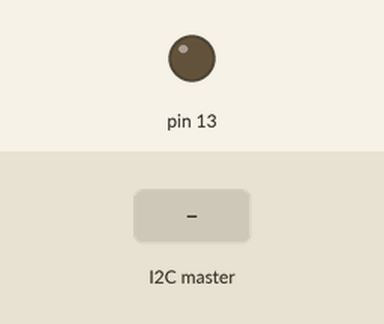
A sketch run on a simulated Arduino Uno, built with avr-gcc and run on an emulated ATmega328P. On the bench: output pins drawn as LEDs (lit = HIGH). The test bench sets the inputs (shaded band).

Above: at 1.2 s.
1.3 s: the I2C master sends the byte 1
At 2.5 s:
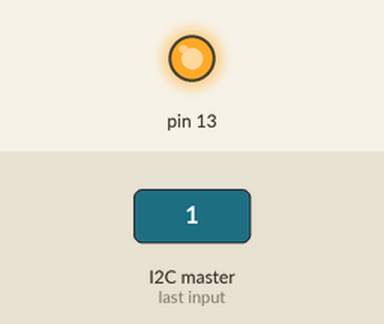
2.8 s: the I2C master sends the byte 0
At 3.9 s:
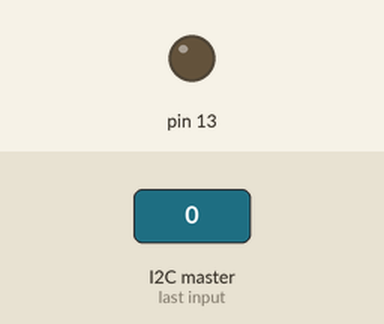
4.3 s: the I2C master sends the byte 2
At 5.0 s:
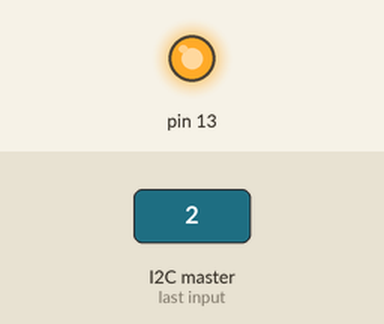
Timing chart, 0 to 7.3 s (numbered marks = the images above; inputs shaded):
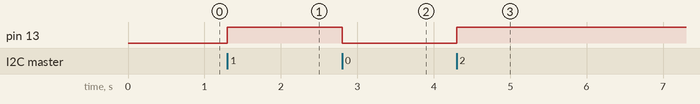

Measured:
- after the input at 1.3 s, pin 13: LOW → HIGH at once
- after the input at 2.8 s, pin 13: HIGH → LOW at once
- after the input at 4.3 s, pin 13: LOW → HIGH at once

The sketch:

i2c_example.ino
```cpp
#include <Wire.h>

#define SLAVE_ADDRESS 0x04
int number = 0;
int state = 0;

void setup() {
  pinMode(13, OUTPUT);
  // initialize i2c as slave
  Wire.begin(SLAVE_ADDRESS);
  // define callbacks for i2c communication
  Wire.onReceive(receiveData);
  Wire.onRequest(sendData);
}

void loop() {
  // put your main code here, to run repeatedly:
  delay(100);
}

void receiveData(int byteCount){
  int s = 0;
  while(Wire.available()) {
    s = Wire.read();
  }

  if(s){
      digitalWrite(13, HIGH);
    }  else {
     digitalWrite(13, LOW);
  }

}

void sendData(){
  char data[] = { 0x0A, 0x0B, 0x0C, 0x0D, 0x0E, 0x0F };
  Wire.write(data, 6);
}
```
